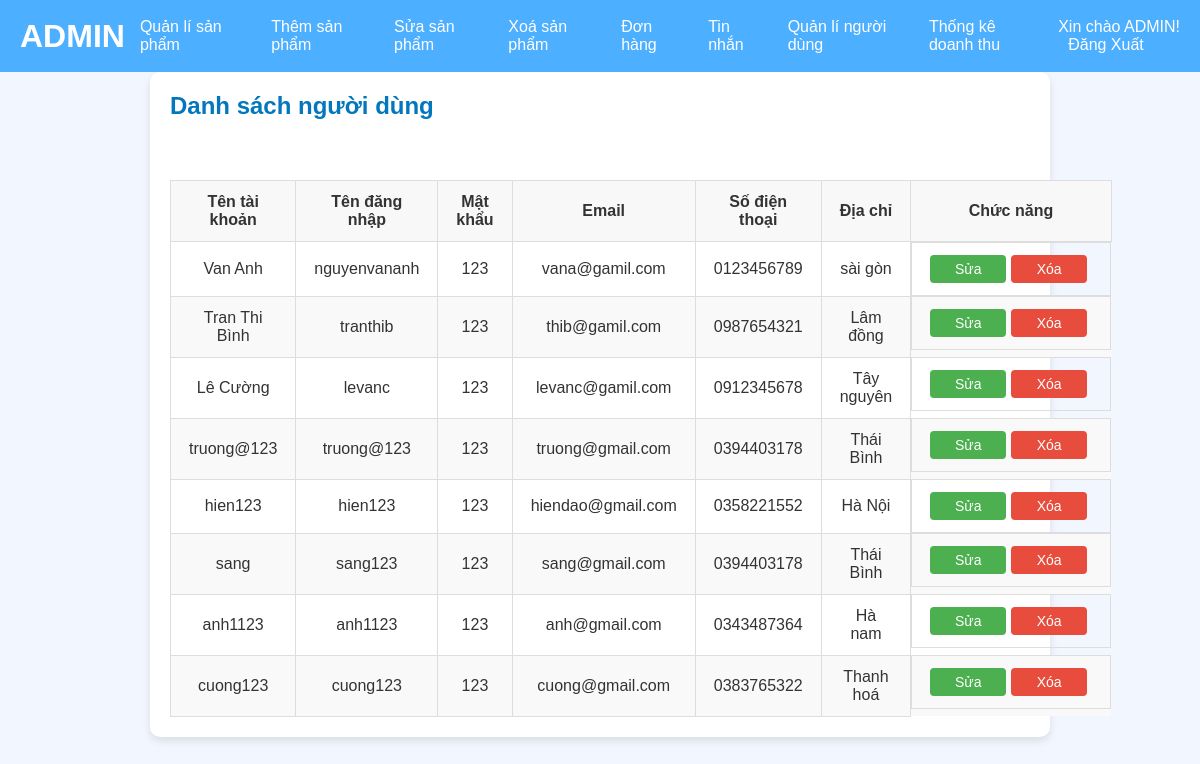
/quanlinguoidung.php, run on the app's committed database.
### tables this page shows
CREATE TABLE `users` (
  `user_id` int(11) NOT NULL,
  `ten_tai_khoan` varchar(100) NOT NULL,
  `ten_dang_nhap` varchar(50) NOT NULL,
  `email` varchar(100) NOT NULL,
  `sdt` varchar(20) DEFAULT NULL,
  `dia_chi` text DEFAULT NULL,
  `mat_khau` varchar(255) NOT NULL
);

### quanlinguoidung.php (the view, shortened to what this page needs)
<!DOCTYPE html>
<html>
<head>
</head>
<body>
	<?php include 'header_admin.php'; ?>
	<section class="content">
			<h1 style="text-align=center;">Danh sách người dùng</h1>
			<table>
				<thead>
					<tr>
						<th>Tên tài khoản</th>
						<th>Tên đăng nhập</th>
						<th>Mật khẩu</th>
						<th>Email</th>
						<th>Số điện thoại</th>
						<th>Địa chỉ</th>
						<th>Chức năng</th>
					</tr>
				</thead>
				<tbody>
					<?php
						include 'database.php';
						$sql = "SELECT * FROM users";
						$result = $conn->query($sql);
						if ($result->num_rows > 0) {
							while ($row = $result->fetch_assoc()) {
								echo "<tr>";
								echo "<td>" . $row['ten_tai_khoan'] . "</td>";
								echo "<td>" . $row['ten_dang_nhap'] . "</td>";
								echo "<td>" . $row['mat_khau'] . "</td>";
								echo "<td>" . $row['email'] . "</td>";
								echo "<td>" . $row['sdt'] . "</td>";
								echo "<td>" . $row['dia_chi'] . "</td>";
								echo "<td class ='chucnang'>
	                                    <a href='edit_user.php?user_id=" . $row['user_id'] . "' class='btn-edit'>Sửa</a>
	                                    <a href='delete_user.php?user_id=" . $row['user_id'] . "' onclick='return confirm(\"Bạn có chắc chắn muốn xóa người dùng này không này?\")' class='btn-delete'>Xóa</a>
	                                  </td>";
								echo "</tr>";
							}
						} else {
							echo "<tr><td colspan='5'>Không có người dùng nào !</td></tr>";
						}
					?>
				</tbody>
			</table>
		</section>
</body>
</html>

### header_admin.php (shortened to what this page needs)
<!DOCTYPE html>
<html lang="vi">
<head>
    <link rel="stylesheet" href="style.css">
</head>
<body>
    <header>
        <div class="header-content">
            <h1>ADMIN</h1>
            <nav class="header-nav">
                <a href="dashboard.php">Quản lí sản phẩm</a>
                <a href="add_product.php">Thêm sản phẩm</a>
                <a href="edit_product.php">Sửa sản phẩm</a>
                <a href="delete_product.php">Xoá sản phẩm</a>
                <a href="donhang.php">Đơn hàng</a>
                <a href="tin_nhan.php">Tin nhắn</a>
                <a href="quanlinguoidung.php">Quản lí người dùng</a>
                <a href="thongke_doanhthu.php">Thống kê doanh thu</a>
            </nav>
            <div class="user-info">
                    <p>Xin chào ADMIN!</p>
                    <a href="dangxuat.php">Đăng Xuất</a>
            </div>
        </div>
    </header>
</body>
</html>

### style.css (style rules this page uses)
* { margin: 0; padding: 0; box-sizing: border-box; }
body { font-family: Arial, sans-serif; color: #333; background-color: #f2f6ff; }
.header-content { display: flex; align-items: center; padding: 10px 20px; background-color: #4cafff; color: #ffffff; }
header { position:sticky ; top: 0; z-index: 1000; }
.header-nav { display: flex; flex: 1; justify-content: space-around; }
.header-nav a { color: #ffffff; text-decoration: none; padding: 8px 15px; border-radius: 5px; transition: background 0.3s ease; }
.user-info a { color: #ffffff; margin-left: 10px; text-decoration: none; }
.content { width: 75%; padding: 20px; background-color: #ffffff; border-radius: 10px; box-shadow: 0 4px 8px rgba(0, 0, 0, 0.1); }
.content h1 { color: #0277bd; margin-bottom: 20px; }
.content { display: flex; flex-wrap: wrap; gap: 20px; justify-content: space-between; padding: 20px; width: 75%; margin: 0 auto; }

### quanlinguoidung.php (style rules this page uses)
body { font-family: Arial, sans-serif; background-color: #f4f4f9; margin: 0; padding: 0; color: #333; }
.content { max-width: 100%; margin: 20px auto; padding: 20px; background-color: #fff; box-shadow: 0 0 10px rgba(0, 0, 0, 0.1); border-radius: 8px; }
h1 { text-align: center; }
table { width: 100%; border-collapse: collapse; margin-top: 20px; }
th, td { max-width: 200px; padding: 15px; border: 1px solid #ddd; text-align: left; vertical-align: middle; text-align: center; }
th { background-color: #f8f8f8; font-weight: bold; }
tr:nth-child(even) { background-color: #f9f9f9; }
.btn-edit, .btn-delete { display: inline-block; padding: 6px 10px; color: #fff; text-decoration: none; border-radius: 4px; font-size: 14px; margin-right: 5px; }
.btn-edit { background-color: #4CAF50; }
.btn-delete { background-color: #e74c3c; }
.header, .content, .footer { margin-bottom: 30px; }
table td, table th { padding: 12px 18px; }
.chucnang { display: flex; justify-content: center; align-items: center; }
.chucnang a { width:250px; }

### data on the page
users: ten_tai_khoan "Van Anh", ten_dang_nhap "nguyenvananh", mat_khau "123", email "vana@gamil.com", sdt "0123456789", dia_chi "sài gòn"
users: ten_tai_khoan "Tran Thi Bình", ten_dang_nhap "tranthib", mat_khau "123", email "thib@gamil.com", sdt "0987654321", dia_chi "Lâm đồng"
users: ten_tai_khoan "Lê Cường", ten_dang_nhap "levanc", mat_khau "123", email "levanc@gamil.com", sdt "0912345678", dia_chi "Tây nguyên"
users: ten_tai_khoan "truong@123", ten_dang_nhap "truong@123", mat_khau "123", email "truong@gmail.com", sdt "0394403178", dia_chi "Thái Bình"
users: ten_tai_khoan "hien123", ten_dang_nhap "hien123", mat_khau "123", email "hiendao@gmail.com", sdt "0358221552", dia_chi "Hà Nội"
users: ten_tai_khoan "sang", ten_dang_nhap "sang123", mat_khau "123", email "sang@gmail.com", sdt "0394403178", dia_chi "Thái Bình"
users: ten_tai_khoan "anh1123", ten_dang_nhap "anh1123", mat_khau "123", email "anh@gmail.com", sdt "0343487364", dia_chi "Hà nam"
users: ten_tai_khoan "cuong123", ten_dang_nhap "cuong123", mat_khau "123", email "cuong@gmail.com", sdt "0383765322", dia_chi "Thanh hoá"
